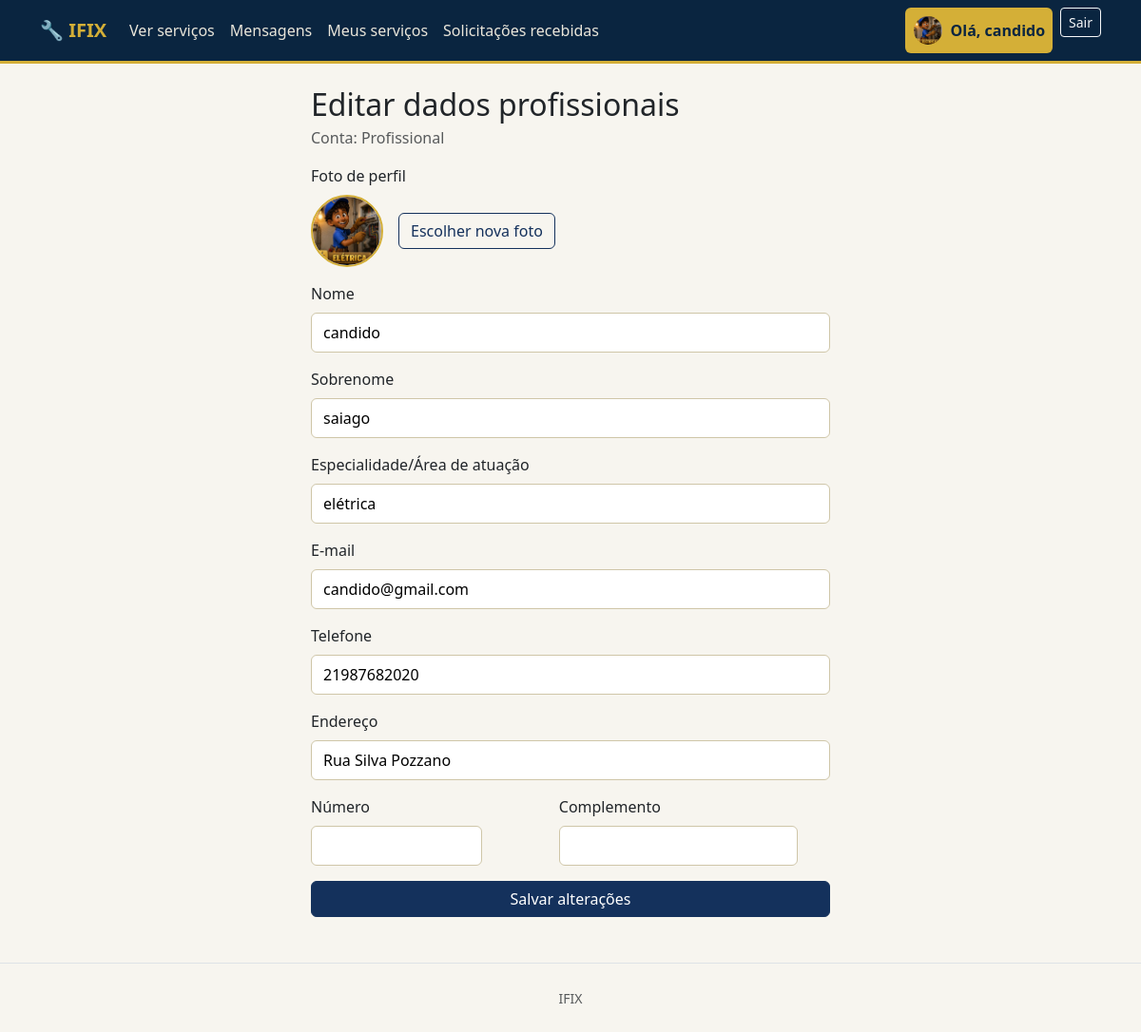
The app's page /conta/perfil/editar/ (signed in) with its own data.
### accounts/models.py (models this page shows, shortened)
class Profile(models.Model):
    TIPO_USUARIO = 'usuario'
    TIPO_PROFISSIONAL = 'profissional'
    TIPO_CHOICES = (
        (TIPO_USUARIO, 'Usuário'),
        (TIPO_PROFISSIONAL, 'Profissional'),
    )
    user = models.OneToOneField(
        settings.AUTH_USER_MODEL,
        on_delete=models.CASCADE,
        related_name='profile',
    )
    tipo = models.CharField(max_length=15, choices=TIPO_CHOICES, verbose_name='Tipo de conta')
    telefone = models.CharField(max_length=20, blank=True, verbose_name='Telefone')
    endereco = models.CharField(max_length=255, blank=True, verbose_name='Endereço')
    numero = models.CharField(max_length=10, blank=True, verbose_name='Número')
    complemento = models.CharField(max_length=100, blank=True, verbose_name='Complemento')
    foto = models.FileField(upload_to='fotos_perfil/', blank=True, verbose_name='Foto de perfil')
    especialidade = models.CharField(
        max_length=255, blank=True,
        verbose_name='Especialidade/Área de atuação',
        help_text='Preenchido apenas para contas de profissionais.',
    )
    criado_em = models.DateTimeField(auto_now_add=True)
    class Meta:
        verbose_name = 'Perfil'
        verbose_name_plural = 'Perfis'
    @property
    def is_profissional(self):
        return self.tipo == self.TIPO_PROFISSIONAL
    @property
    def is_usuario(self):
        return self.tipo == self.TIPO_USUARIO

### accounts/views.py (the view)
# urls.py: path('perfil/editar/', views.profile_edit, name='profile_edit'),  # U2 / P2
@login_required
def profile_edit(request):
    profile = get_object_or_404(Profile, user=request.user)
    if request.method == 'POST':
        form = ProfileEditForm(request.POST, request.FILES, instance=profile)
        if form.is_valid():
            profile = form.save(commit=False)
            if request.FILES.get('foto'):
                profile.foto = request.FILES['foto']
            profile.save()
            messages.success(request, 'Dados atualizados com sucesso.')
            return redirect('home')
    else:
        form = ProfileEditForm(instance=profile)
    return render(request, 'accounts/profile_edit.html', {'form': form, 'profile': profile})

### services/context_processors.py (called while the page is built)
def notificacoes_mensagens(request):
    if not request.user.is_authenticated:
        return {
            'mensagens_nao_lidas': [],
            'total_mensagens_nao_lidas': 0,
            'total_solicitacoes_pendentes': 0,
        }
    mensagens = MensagemSolicitacao.objects.filter(
        Q(solicitacao__usuario=request.user)
        | Q(solicitacao__servico__profissional=request.user),
        lida=False,
    ).exclude(autor=request.user).select_related('solicitacao', 'solicitacao__servico', 'autor')
    return {
        'mensagens_nao_lidas': mensagens[:5],
        'total_mensagens_nao_lidas': mensagens.count(),
        'total_solicitacoes_pendentes': SolicitacaoServico.objects.filter(
            servico__profissional=request.user,
            status=SolicitacaoServico.STATUS_PENDENTE,
        ).count(),
    }

### accounts/templates/accounts/profile_edit.html (shortened to what this page needs)
{% extends "base.html" %}
{% block content %}
<div class="row justify-content-center">
    <div class="col-md-6">
        <h2 class="mb-1">
            {% if profile.is_profissional %}Editar dados profissionais{% else %}Editar perfil{% endif %}
        </h2>
        <p class="text-muted">Conta: {{ profile.get_tipo_display }}</p>
        <form method="post" enctype="multipart/form-data">
            {% for field in form %}
                {% if field.name == 'foto' %}
                <div class="mb-3 profile-photo-field">
                    <label class="form-label">Foto de perfil</label>
                    <div class="profile-photo-picker">
                        {% if profile.foto %}
                            <img id="profile-photo-preview" src="{{ profile.foto.url }}" alt="Foto de perfil atual" class="profile-photo-preview">
                        {% else %}
                            <div id="profile-photo-preview" class="profile-photo-placeholder">Sem foto</div>
                        {% endif %}
                        <label for="id_foto" class="btn btn-outline-primary">Escolher nova foto</label>
                    </div>
                </div>
                {% else %}
                <div class="mb-3{% if field.name == 'numero' or field.name == 'complemento' %} address-detail-field{% endif %}">
                    <label class="form-label">{{ field.label }}</label>
                    <div>{{ field }}</div>
                </div>
                {% endif %}
            {% endfor %}
            <button type="submit" class="btn btn-primary w-100">Salvar alterações</button>
        </form>
    </div>
</div>
{% endblock %}

### templates/base.html (shortened to what this page needs)
{% load static %}
<!DOCTYPE html>
<html lang="pt-br">
<head>
    <link href="https://cdn.jsdelivr.net/npm/bootstrap@5.3.3/dist/css/bootstrap.min.css" rel="stylesheet">
    <link href="{% static 'css/style.css' %}?v=3" rel="stylesheet">
</head>
<body>
<nav class="navbar navbar-expand-lg navbar-dark bg-dark mb-4">
    <div class="container">
        <a class="navbar-brand fw-bold" href="{% url 'home' %}">🔧 IFIX</a>
        <div class="collapse navbar-collapse" id="nav">
            <ul class="navbar-nav me-auto">
                <li class="nav-item">
                    <a class="nav-link " href="{% url 'services:servico_list' %}">Ver serviços</a>
                </li>
                {% if user.is_authenticated %}
                    <li class="nav-item">
                        <a class="nav-link {% if '/servicos/mensagens/' in request.path or '/servicos/solicitacao/' in request.path %}active{% endif %}" href="{% url 'services:mensagens' %}">
                            Mensagens{% if total_mensagens_nao_lidas %} <span class="badge text-bg-danger">{{ total_mensagens_nao_lidas }}</span>{% endif %}
                        </a>
                    </li>
                {% endif %}
                {% if user.is_authenticated and user.profile.is_profissional %}
                    <li class="nav-item"><a class="nav-link " href="{% url 'services:meus_servicos' %}">Meus serviços</a></li>
                    <li class="nav-item">
                        <a class="nav-link " href="{% url 'services:solicitacoes_recebidas' %}">
                            Solicitações recebidas{% if total_solicitacoes_pendentes %} <span class="badge text-bg-danger">{{ total_solicitacoes_pendentes }}</span>{% endif %}
                        </a>
                    </li>
                {% endif %}
            </ul>
            <ul class="navbar-nav">
                {% if user.is_authenticated %}
                    <li class="nav-item">
                        <a class="nav-link d-flex align-items-center gap-2 {% if request.resolver_match.url_name == 'profile_edit' %}active{% endif %}" href="{% url 'accounts:profile_edit' %}">
                            {% if user.profile.foto %}
                                <img src="{{ user.profile.foto.url }}" alt="Foto de perfil" class="profile-avatar">
                            {% else %}
                                <span class="profile-avatar profile-avatar-placeholder" aria-label="Sem foto de perfil">{{ user.username|first|upper }}</span>
                            {% endif %}
                            Olá, {{ user.first_name|default:user.username }}
                        </a>
                    </li>
                    <li class="nav-item">
                        <form method="post" action="{% url 'accounts:logout' %}" class="d-inline">
                            <button type="submit" class="btn btn-outline-light btn-sm ms-2">Sair</button>
                        </form>
                    </li>
                {% endif %}
            </ul>
        </div>
    </div>
</nav>
<div class="container mb-5">
    {% block content %}{% endblock %}
</div>
<footer class="text-center text-muted py-4 border-top">
    <small>IFIX</small>
</footer>
</body>
</html>

### static/css/style.css (style rules this page uses)
:root { --color-blue-dark: #0a2540; --color-blue: #14315c; --color-blue-light: #1f4a86; --color-gold: #d4af37; --color-gold-light: #f1d98b; --color-gold-dark: #a9821f; --color-bg: #f7f5ef; }
body { background-color: var(--color-bg); }
.navbar.bg-dark { background-color: var(--color-blue-dark) !important; border-bottom: 3px solid var(--color-gold); }
.navbar-brand { color: var(--color-gold) !important; }
.profile-avatar { display: block; width: 32px; height: 32px; border-radius: 50%; object-fit: cover; overflow: hidden; border: 1px solid var(--color-gold); }
.profile-photo-picker { display: flex; align-items: center; gap: 1rem; }
.profile-photo-preview, .profile-photo-placeholder { width: 76px; height: 76px; border-radius: 50%; }
.profile-photo-preview { display: block; object-fit: cover; overflow: hidden; border: 2px solid var(--color-gold); }
.navbar .nav-link { color: #eae6da !important; }
.navbar .nav-item .nav-link.active { font-weight: 700; background-color: var(--color-gold) !important; color: var(--color-blue-dark) !important; border-radius: 0.375rem; }
.btn-primary { background-color: var(--color-blue); border-color: var(--color-blue); }
.btn-outline-primary { color: var(--color-blue); border-color: var(--color-blue); }
.address-detail-field { display: inline-block; vertical-align: top; width: 46%; margin-right: 1%; }
form input[type="text"], form input[type="email"], form input[type="password"], form input[type="number"], form input[type="tel"], form textarea, form select { display: block; width: 100%; padding: 0.5rem 0.75rem; border: 1px solid #cfc6a8; border-radius: 0.375rem; background-color: #fff; }

### records on screen
Profile: tipo "Profissional", foto (picture), form "elétrica" "21987682020" "Rua Silva Pozzano"

### other values on screen
{{ user.first_name|default:user.username }} "candido"
{{ field.label }} "Nome" "Sobrenome" "Especialidade/Área de atuação" "E-mail" "Telefone" "Endereço" "Número" "Complemento"
